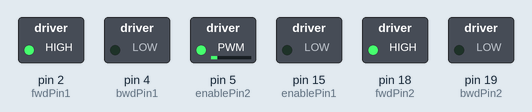
Bench run of a sketch on a simulated Arduino Mega 2560, built with avr-gcc and run on an emulated ATmega2560. Shown: switched loads named in the sketch (green lamp = pin HIGH). What the sketch prints to the serial monitor is not drawn.

Above: at 0.15 s.
At 0.61 s:
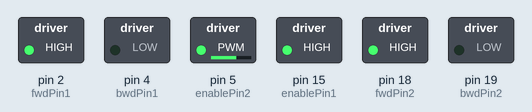
At 1.1 s:
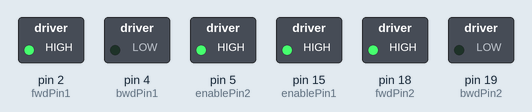
Timing chart, 0 to 2.6 s (numbered marks = the images above):
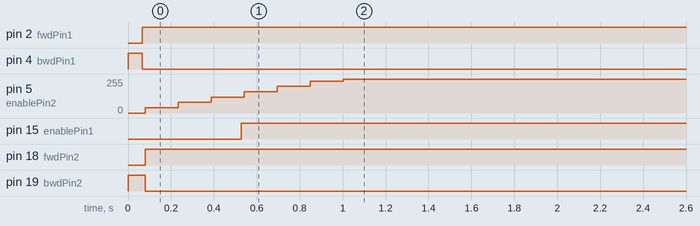

Measured:
- by itself, pin 2 (fwdPin1): LOW → HIGH at 0.07 s
- by itself, pin 4 (bwdPin1): LOW → HIGH at 0.00 s, → LOW 0.07 s later
- by itself, pin 5 (enablePin2): moves from 0/255 to 255/255 over 0.92 s
- by itself, pin 15 (enablePin1): LOW → HIGH at 0.53 s
- by itself, pin 18 (fwdPin2): LOW → HIGH at 0.08 s
- by itself, pin 19 (bwdPin2): LOW → HIGH at 0.00 s, → LOW 0.08 s later

The sketch:

ver1.ino
```cpp
const int fwdPin1 = 2;
const int bwdPin1 = 4;
const int enablePin1 = 15;
const int encA1 = 16;
const int encB1 = 17;

const int fwdPin2 = 18;
const int bwdPin2 = 19;
const int enablePin2 = 5;
const int encA2 = 22;
const int encB2 = 23;

int encoderCount[] = {0, 0};
int encoderCountPrevious[] = {0, 0};
int speedPrevious = 0;

float eI[] = {0, 0};
float ePPrevious[] = {0, 0};
float previousTime[] = {0, 0};

float previousPwr = 0;
int cycle = 0;
float prevPID1calculate = 0;
float prevPID2calculate = 0;

void setup() {
  // put your setup code here, to run once:
  pinMode(fwdPin1, OUTPUT);
  pinMode(bwdPin1, OUTPUT);

  pinMode(encA1, INPUT);
  pinMode(encB1, INPUT);

  attachInterrupt(digitalPinToInterrupt(encA1), tickEncoder1, RISING);

  pinMode(fwdPin2, OUTPUT);
  pinMode(bwdPin2, OUTPUT);

  pinMode(encA2, INPUT);
  pinMode(encB2, INPUT);

  attachInterrupt(digitalPinToInterrupt(encA2), tickEncoder2, RISING);

  Serial.begin(9600);

}

void loop() {
  cycle++;
  // put your main code here, to run repeatedly:
//  digitalWrite(fwdPin1, HIGH);
//  digitalWrite(bwdPin1, LOW);
//
//  digitalWrite(fwdPin2, LOW);
//  digitalWrite(bwdPin2, HIGH);
//
//  analogWrite(enablePin1, 255);
//  analogWrite(enablePin2, 255);


  // float pwr1 = calculatePositionPID(0, 1000, 0.7, 0.08, 0.1);
  // float pwr1 = calculateSpeedPID(0, 200000000, 1, 0, 0);
  float pwr1;

  if(cycle % 20 == 0){
    pwr1 = calculateSpeedPID(0, 200, 0.1, 0, 0);
    prevPID1calculate = pwr1;
  }else{
    pwr1 =  prevPID1calculate;
  }


  if(pwr1 > 0){
    analogWrite(enablePin1, abs(pwr1));
    digitalWrite(fwdPin1, HIGH);
    digitalWrite(bwdPin1, LOW);
  }else{
    analogWrite(enablePin1, abs(pwr1));
    digitalWrite(fwdPin1, LOW);
    digitalWrite(bwdPin1, HIGH);
  }

  // float pwr2 = calculatePID(1, 1000, 0.1, 0, 0);

  float pwr2;

  if(cycle % 20 == 0){
    pwr2 = calculateSpeedPID(0, 200, 0.1, 0, 0);
    prevPID2calculate = pwr2;
  }else{
    pwr2 =  prevPID2calculate;
  }

  if(pwr2 > 0){
    analogWrite(enablePin2, abs(pwr2));
    digitalWrite(fwdPin2, HIGH);
    digitalWrite(bwdPin2, LOW);
  }else{
    analogWrite(enablePin2, abs(pwr2));
    digitalWrite(fwdPin2, LOW);
    digitalWrite(bwdPin2, HIGH);
  }

  Serial.print(encoderCount[0]);
  Serial.print(", ");
  Serial.println(encoderCount[1]);
}

void tickEncoder1(){
  if(digitalRead(encA1) > digitalRead(encB1)){
    encoderCount[0]++;
  }else{
    encoderCount[0]--;
  }
}

void tickEncoder2(){
  if(digitalRead(encA2) > digitalRead(encB2)){
    encoderCount[1]++;
  }else{
    encoderCount[1]--;
  }
}

float calculatePositionPID(int motorNum, int target, float kP, float kI, float kD){
  long currentTime = micros();
  float dT = ((float)(currentTime - previousTime[motorNum])) / 1.0e6;

  int eP = target - encoderCount[motorNum];
  eI[motorNum] = eI[motorNum] + (eP * dT);
  float eD = (eP - ePPrevious[motorNum])/dT;

  previousTime[motorNum] = currentTime;
  ePPrevious[motorNum] = eP;

  Serial.print("eP: ");
  Serial.print(eP);
  Serial.print(", eI: ");
  Serial.print(eI[motorNum]);
  Serial.print(", eD: ");
  Serial.print(eD);
  Serial.print(" | ");


  float pwr = (kP * eP) + (kI * eI[motorNum]) + (kD * eD);

  if(abs(pwr) > 255){
    if(pwr > 0){
      pwr = 255;
    }else{
      pwr = -255;
    }
  }

  return pwr;
}

float calculateSpeedPID(int motorNum, int target, float kP, float kI, float kD){
  long currentTime = micros();
  float dT = ((float)(currentTime - previousTime[motorNum])) / 1.0e6;

  int speed = (encoderCount[motorNum] - encoderCountPrevious[motorNum])/dT;

  if(speed == 0){//speed - speedPrevious > 100
    speed = speedPrevious;
  }
  encoderCountPrevious[motorNum] = encoderCount[motorNum];

  int eP = target - speed;
  eI[motorNum] = eI[motorNum] + (eP * dT);
  float eD = (eP - ePPrevious[motorNum])/dT;

  previousTime[motorNum] = currentTime;
  ePPrevious[motorNum] = eP;
  speedPrevious = speed;
/*

SPEED RPM:

P: RPM
I: integral of RPM
D: Change in RPM

*/

  // Serial.print("eP: ");
  // Serial.print(eP);
  // Serial.print(", eI: ");
  // Serial.print(eI[motorNum]);
  // Serial.print(", eD: ");
  // Serial.print(eD);
  Serial.print(" | SPEED: ");
  Serial.print(speed);
  Serial.print(" | ");


  float pwr = (kP * eP) + (kI * eI[motorNum]) + (kD * eD);

  if(abs(pwr) > 255){
    if(pwr > 0){
      pwr = 255;
    }else{
      pwr = -255;
    }
  }

  previousPwr = previousPwr + pwr;

  return previousPwr;
}
```
